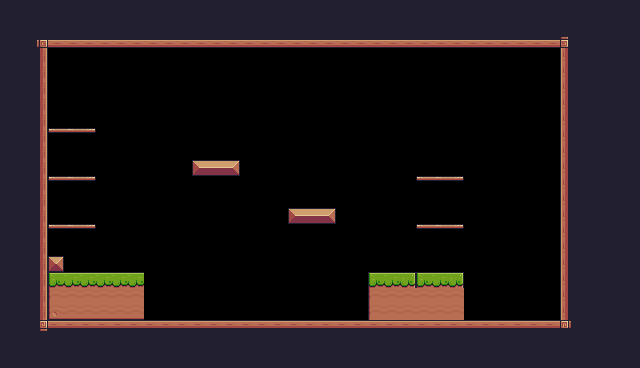

This game map was drawn from its Tiled (.tmx) file and the tilesets committed beside it. A one-line description and the full map source follow:
An orthogonal 40x23 tile map with 16x16 px tiles, 1 tile layer (Background) and 15 objects (5x Platform, Player).

<map version="1.10" tiledversion="1.10.2" orientation="orthogonal" renderorder="right-down" width="40" height="23" tilewidth="16" tileheight="16" infinite="0" nextlayerid="7" nextobjectid="55">
 <tileset firstgid="1" source="Adventure.tsx" />
 <layer id="2" name="Background" width="40" height="23">
  <data encoding="csv">
24,24,24,24,24,24,24,24,24,24,24,24,24,24,24,24,24,24,24,24,24,24,24,24,24,24,24,24,24,24,24,24,24,24,24,24,24,24,24,24,
24,24,24,24,24,24,24,24,24,24,24,24,24,24,24,24,24,24,24,24,24,24,24,24,24,24,24,24,24,24,24,24,24,24,24,24,24,24,24,24,
24,24,92,134,134,134,134,134,134,134,134,134,134,134,134,134,134,134,134,134,134,134,134,134,134,134,134,134,134,134,134,134,134,134,134,93,24,24,24,24,
24,24,113,0,0,0,0,0,0,0,0,0,0,0,0,0,0,0,0,0,0,0,0,0,0,0,0,0,0,0,0,0,0,0,0,111,24,24,24,24,
24,24,113,0,0,0,0,0,0,0,0,0,0,0,0,0,0,0,0,0,0,0,0,0,0,0,0,0,0,0,0,0,0,0,0,111,24,24,24,24,
24,24,113,0,0,0,0,0,0,0,0,0,0,0,0,0,0,0,0,0,0,0,0,0,0,0,0,0,0,0,0,0,0,0,0,111,24,24,24,24,
24,24,113,0,0,0,0,0,0,0,0,0,0,0,0,0,0,0,0,0,0,0,0,0,0,0,0,0,0,0,0,0,0,0,0,111,24,24,24,24,
24,24,113,0,0,0,0,0,0,0,0,0,0,0,0,0,0,0,0,0,0,0,0,0,0,0,0,0,0,0,0,0,0,0,0,111,24,24,24,24,
24,24,113,40,41,42,0,0,0,0,0,0,0,0,0,0,0,0,0,0,0,0,0,0,0,0,0,0,0,0,0,0,0,0,0,111,24,24,24,24,
24,24,113,0,0,0,0,0,0,0,0,0,0,0,0,0,0,0,0,0,0,0,0,0,0,0,0,0,0,0,0,0,0,0,0,111,24,24,24,24,
24,24,113,0,0,0,0,0,0,0,0,0,13,14,15,0,0,0,0,0,0,0,0,0,0,0,0,0,0,0,0,0,0,0,0,111,24,24,24,24,
24,24,113,40,41,42,0,0,0,0,0,0,0,0,0,0,0,0,0,0,0,0,0,0,0,0,40,41,42,0,0,0,0,0,0,111,24,24,24,24,
24,24,113,0,0,0,0,0,0,0,0,0,0,0,0,0,0,0,0,0,0,0,0,0,0,0,0,0,0,0,0,0,0,0,0,111,24,24,24,24,
24,24,113,0,0,0,0,0,0,0,0,0,0,0,0,0,0,0,13,14,15,0,0,0,0,0,0,0,0,0,0,0,0,0,0,111,24,24,24,24,
24,24,113,40,41,42,0,0,0,0,0,0,0,0,0,0,0,0,0,0,0,0,0,0,0,0,40,41,42,0,0,0,0,0,0,111,24,24,24,24,
24,24,113,0,0,0,0,0,0,0,0,0,0,0,0,0,0,0,0,0,0,0,0,0,0,0,0,0,0,0,0,0,0,0,0,111,24,24,24,24,
24,24,113,35,0,0,0,0,0,0,0,0,0,0,0,0,0,0,0,0,0,0,0,0,0,0,0,0,0,0,0,0,0,0,0,111,24,24,24,24,
24,24,113,7,8,8,8,8,8,0,0,0,0,0,0,0,0,0,0,0,0,0,0,7,8,9,7,8,9,0,0,0,0,0,0,111,24,24,24,24,
24,24,113,29,30,30,30,30,30,0,0,0,0,0,0,0,0,0,0,0,0,0,0,29,30,30,30,30,30,0,0,0,0,0,0,111,24,24,24,24,
24,24,113,51,52,52,52,52,52,0,0,0,0,0,0,0,0,0,0,0,0,0,0,29,30,30,30,30,30,0,0,0,0,0,0,111,24,24,24,24,
24,24,114,90,90,90,90,90,90,90,90,90,90,90,90,90,90,90,90,90,90,90,90,90,90,90,90,90,90,90,90,90,90,90,90,115,24,24,24,24,
24,24,24,24,24,24,24,24,24,24,24,24,24,24,24,24,24,24,24,24,24,24,24,24,24,24,24,24,24,24,24,24,24,24,24,24,24,24,24,24,
24,24,24,24,24,24,24,24,24,24,24,24,24,24,24,24,24,24,24,24,24,24,24,24,24,24,24,24,24,24,24,24,24,24,24,24,24,24,24,24
</data>
 </layer>
 <objectgroup id="6" name="Collisions">
  <object id="23" x="32" y="32" width="16" height="304" />
  <object id="24" x="48" y="32" width="528" height="16" />
  <object id="25" x="560" y="32" width="16" height="304" />
  <object id="26" x="32" y="320" width="544" height="16" />
  <object id="27" x="48" y="256" width="16" height="16" />
  <object id="29" x="368" y="272" width="96" height="48" />
  <object id="30" x="48" y="272" width="96" height="48" />
  <object id="47" x="288" y="208" width="48" height="16" />
  <object id="48" x="192" y="160" width="48" height="16" />
  <object id="50" type="Platform" x="416" y="224" width="48" height="16" />
  <object id="51" type="Platform" x="416" y="176" width="48" height="16" />
  <object id="52" type="Platform" x="48" y="128" width="48" height="16" />
  <object id="53" type="Platform" x="48" y="176" width="48" height="16" />
  <object id="54" type="Platform" x="48" y="224" width="48" height="16" />
 </objectgroup>
 <objectgroup id="4" name="Spawnpoints">
  <object id="13" name="Player" type="Player" x="238.722" y="271.212" width="32" height="32" />
 </objectgroup>
</map>
